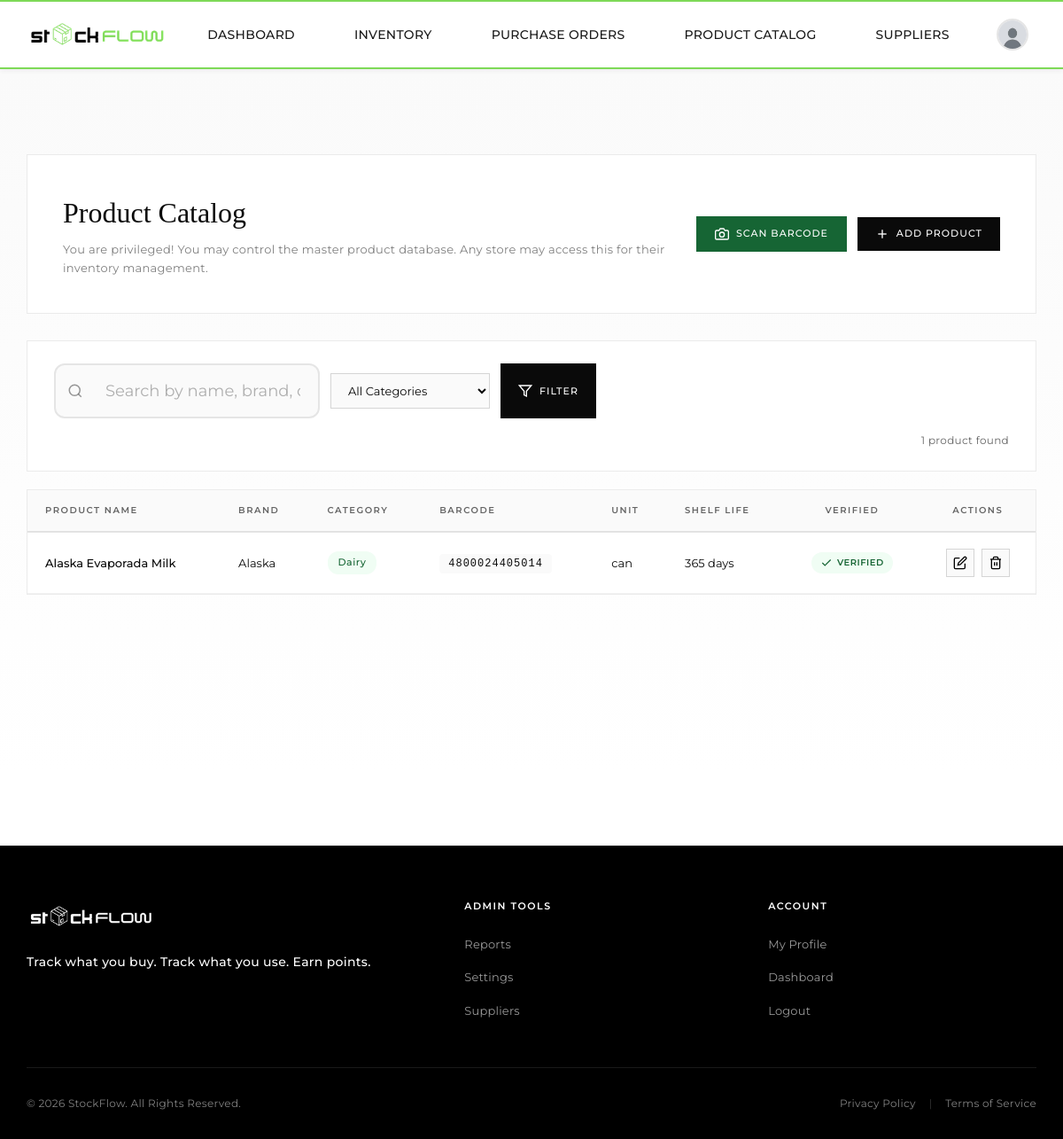
The page /grocery/product_catalog/view_product_catalog.php (signed in) on the database its author committed.
### tables this page shows
CREATE TABLE `product_catalog` (
  `catalog_id` int(11) NOT NULL,
  `barcode` varchar(100) NOT NULL,
  `product_name` varchar(255) NOT NULL,
  `brand` varchar(255) DEFAULT NULL,
  `category_id` int(11) DEFAULT NULL,
  `default_unit` varchar(50) DEFAULT 'pcs',
  `typical_shelf_life_days` int(11) DEFAULT NULL,
  `description` text DEFAULT NULL,
  `image_url` varchar(500) DEFAULT NULL,
  `is_verified` tinyint(1) DEFAULT 0,
  `created_at` timestamp NOT NULL DEFAULT current_timestamp(),
  `updated_at` timestamp NOT NULL DEFAULT current_timestamp() ON UPDATE current_timestamp()
);

CREATE TABLE `categories` (
  `category_id` int(11) NOT NULL,
  `category_name` varchar(100) NOT NULL,
  `description` text DEFAULT NULL,
  `created_at` timestamp NOT NULL DEFAULT current_timestamp()
);

### includes/config.php (called while the page is built, shortened)
<?php
$baseUrl = '/StockFlow';
?>

### grocery/product_catalog/view_product_catalog.php (the view, shortened to what this page needs)
<?php
require_once __DIR__ . '/../../includes/config.php';
require_once __DIR__ . '/../../includes/admin_auth_check.php';
$conn = getDBConnection();
$items_per_page = 20;
$page = isset($_GET['page']) ? max(1, intval($_GET['page'])) : 1;
$offset = ($page - 1) * $items_per_page;
$search = isset($_GET['search']) ? trim($_GET['search']) : '';
$where_conditions = [];
$params = [];
$types = '';
$where_clause = !empty($where_conditions) ? "WHERE " . implode(" AND ", $where_conditions) : "";
$count_query = "SELECT COUNT(*) as total FROM product_catalog pc {$where_clause}";
$count_stmt = $conn->prepare($count_query);
$count_stmt->execute();
$total_items = $count_stmt->get_result()->fetch_assoc()['total'];
$query = "
    SELECT pc.*, c.category_name
    FROM product_catalog pc
    LEFT JOIN categories c ON pc.category_id = c.category_id
    {$where_clause}
    ORDER BY pc.created_at DESC
    LIMIT ? OFFSET ?
";
$params[] = $items_per_page;
$params[] = $offset;
$types .= 'ii';
$stmt = $conn->prepare($query);
if (!empty($params)) {
    $stmt->bind_param($types, ...$params);
}
$stmt->execute();
$products = $stmt->get_result();
$pageCss = '<link rel="stylesheet" href="' . htmlspecialchars($baseUrl) . '/includes/style/pages/product_catalog.css">';
require_once __DIR__ . '/../../includes/header.php';
?>
<main class="catalog-page">
    <div class="catalog-container">
        <div class="page-header">
            <div class="header-content">
                <div class="header-info">
                    <h1 class="page-title">Product Catalog</h1>
                    <p class="page-subtitle">You are privileged! You may control the master product database. Any store may access this for their inventory management.</p>
                </div>
                <div class="header-actions">
                    <a href="barcode_scanner_prod_catalog.php" class="btn-scan">
                        <svg width="16" height="16" viewBox="0 0 24 24" fill="none" stroke="currentColor" stroke-width="2">
                            <path d="M23 19a2 2 0 0 1-2 2H3a2 2 0 0 1-2-2V8a2 2 0 0 1 2-2h4l2-3h6l2 3h4a2 2 0 0 1 2 2z"/><circle cx="12" cy="13" r="4"/>
                        </svg>
                        Scan Barcode
                    </a>
                    <a href="add_product_catalog.php" class="btn-primary">
                        <svg width="16" height="16" viewBox="0 0 24 24" fill="none" stroke="currentColor" stroke-width="2">
                            <line x1="12" y1="5" x2="12" y2="19"/><line x1="5" y1="12" x2="19" y2="12"/>
                        </svg>
                        Add Product
                    </a>
                </div>
            </div>
        </div>
        <div class="filters-section">
            <form method="GET" class="filters-form">
                <div class="filter-group">
                    <div class="search-wrapper">
                        <input type="text"
                               name="search"
                               class="search-input"
                               placeholder="Search by name, brand, or barcode..."
                               value="<?php echo htmlspecialchars($search); ?>">
                    </div>
                </div>
                <div class="filter-group">
                    <select name="category" class="filter-select">
                        <option value="0">All Categories</option>
                    </select>
                </div>
                <button type="submit" class="btn-filter">
                    <svg width="16" height="16" viewBox="0 0 24 24" fill="none" stroke="currentColor" stroke-width="2">
                        <polygon points="22 3 2 3 10 12.46 10 19 14 21 14 12.46 22 3"/>
                    </svg>
                    Filter
                </button>
            </form>
            <div class="results-summary">
                <span class="results-count">
                    <?php echo $total_items; ?> product<?php echo $total_items != 1 ? 's' : ''; ?> found
                </span>
            </div>
        </div>
        <?php if ($products->num_rows > 0): ?>
            <div class="catalog-table-wrapper">
                <table class="catalog-table">
                    <thead>
                        <tr>
                            <th>Product Name</th>
                            <th>Brand</th>
                            <th>Category</th>
                            <th>Barcode</th>
                            <th>Unit</th>
                            <th>Shelf Life</th>
                            <th class="text-center">Verified</th>
                            <th class="text-center">Actions</th>
                        </tr>
                    </thead>
                    <tbody>
                        <?php while ($product = $products->fetch_assoc()): ?>
                            <tr>
                                <td data-label="Product Name">
                                    <div class="product-name-cell">
                                        <strong><?php echo htmlspecialchars($product['product_name']); ?></strong>
                                    </div>
                                </td>
                                <td data-label="Brand"><?php echo htmlspecialchars($product['brand'] ?? 'N/A'); ?></td>
                                <td data-label="Category">
                                    <?php if ($product['category_name']): ?>
                                        <span class="category-badge">
                                            <?php echo htmlspecialchars($product['category_name']); ?>
                                        </span>
                                    <?php else: ?>
                                        <span class="text-muted">Uncategorized</span>
                                    <?php endif; ?>
                                </td>
                                <td data-label="Barcode">
                                    <code class="barcode-display">
                                        <?php echo htmlspecialchars($product['barcode']); ?>
                                    </code>
                                </td>
                                <td data-label="Unit"><?php echo htmlspecialchars($product['default_unit']); ?></td>
                                <td data-label="Shelf Life">
                                    <?php if ($product['typical_shelf_life_days']): ?>
                                        <?php echo $product['typical_shelf_life_days']; ?> days
                                    <?php else: ?>
                                        <span class="text-muted">N/A</span>
                                    <?php endif; ?>
                                </td>
                                <td data-label="Verified" class="text-center">
                                    <?php if ($product['is_verified']): ?>
                                        <span class="status-badge verified">
                                            <svg width="14" height="14" viewBox="0 0 24 24" fill="none" stroke="currentColor" stroke-width="2">
                                                <polyline points="20 6 9 17 4 12"/>
                                            </svg>
                                            Verified
                                        </span>
                                    <?php else: ?>
                                        <span class="status-badge unverified">Unverified</span>
                                    <?php endif; ?>
                                </td>
                                <td data-label="Actions" class="text-center">
                                    <div class="action-buttons">
                                        <button type="button"
                                                class="btn-icon"
                                                onclick="openEditModal(<?php echo $product['catalog_id']; ?>)"
                                                title="Edit">
                                            <svg width="16" height="16" viewBox="0 0 24 24" fill="none" stroke="currentColor" stroke-width="2">
                                                <path d="M11 4H4a2 2 0 0 0-2 2v14a2 2 0 0 0 2 2h14a2 2 0 0 0 2-2v-7"/>
                                                <path d="M18.5 2.5a2.121 2.121 0 0 1 3 3L12 15l-4 1 1-4 9.5-9.5z"/>
                                            </svg>
                                        </button>
                                        <button type="button"
                                                class="btn-icon btn-delete"
                                                onclick="openDeleteModal(<?php echo $product['catalog_id']; ?>, '<?php echo htmlspecialchars(addslashes($product['product_name'])); ?>', '<?php echo htmlspecialchars(addslashes($product['brand'] ?? 'N/A')); ?>', '<?php echo htmlspecialchars(addslashes($product['barcode'])); ?>')"
                                                title="Delete">
                                            <svg width="16" height="16" viewBox="0 0 24 24" fill="none" stroke="currentColor" stroke-width="2">
                                                <polyline points="3 6 5 6 21 6"/><path d="M19 6v14a2 2 0 0 1-2 2H7a2 2 0 0 1-2-2V6m3 0V4a2 2 0 0 1 2-2h4a2 2 0 0 1 2 2v2"/>
                                                <line x1="10" y1="11" x2="10" y2="17"/><line x1="14" y1="11" x2="14" y2="17"/>
                                            </svg>
                                        </button>
                                    </div>
                                </td>
                            </tr>
                        <?php endwhile; ?>
                    </tbody>
                </table>
            </div>
        <?php endif; ?>
    </div>
</main>
<?php require_once __DIR__ . '/../../includes/footer.php'; ?>

### css/style.css (style rules this page uses)
:root { --primary: #1a1a1a; --secondary: #666666; --border: #e5e5e5; --bg: #ffffff; --hover: #f5f5f5; }
* { margin: 0; padding: 0; box-sizing: border-box; }
html { min-height: 100vh; overflow-x: hidden; }
body { font-family: 'Montserrat', sans-serif; background-color: #fff; min-height: 100vh; display: flex; flex-direction: column; margin: 0; position: relative; overflow-x: hidden; padding-top: 74px; }
main { width: 100%; position: relative; z-index: 1; padding-bottom: 60px; }
.header-actions { display: flex; align-items: center; gap: 14px; height: 44px; }

### includes/style/components/header-extras.css (style rules this page uses)
.search-input { flex: 1; padding: 18px 20px 18px 56px; font-size: 18px; border: 2px solid #e5e5e5; border-radius: 12px; outline: none; transition: border-color 0.3s ease; font-family: 'Montserrat', sans-serif; }

### rows shown on the page
product_catalog: product_name "Alaska Evaporada Milk", brand "Alaska", category.category_name "Dairy", barcode "4800024405014", default_unit "can", typical_shelf_life_days "365", is_verified 1 (drawn)

### other values the page prints
$total_items "1"
